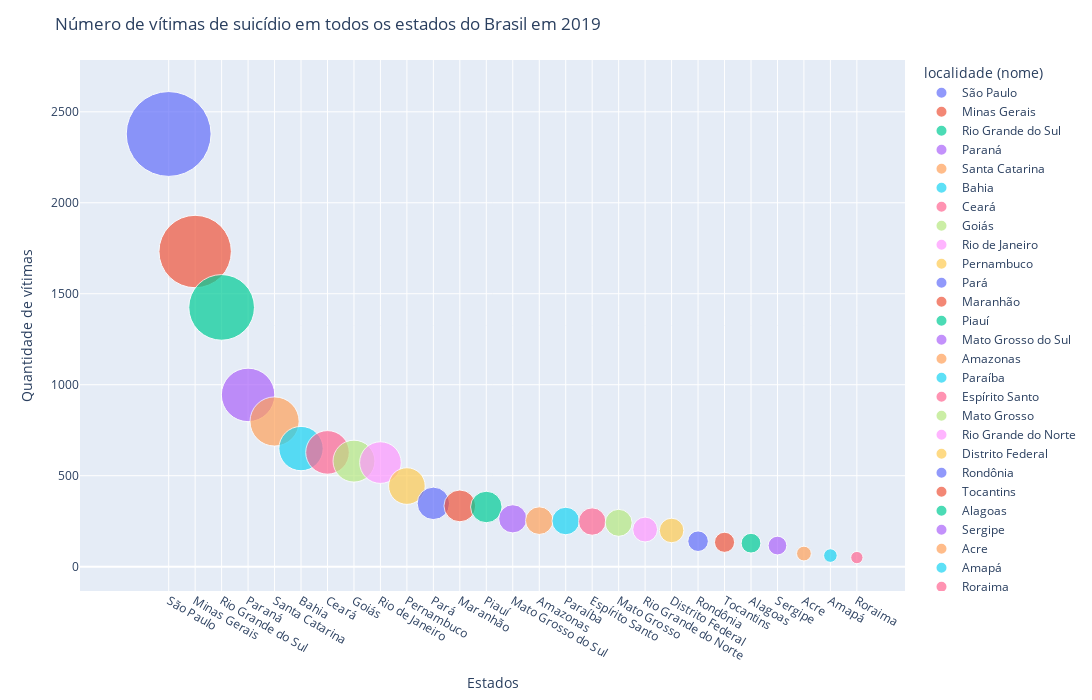

Notebook code for this chart:
### Markdown cell above
Gerando o gráfico

### Code cell
# Gráfico 1

nm_coluna_x = "localidade (nome)"
nm_coluna_y = "Ano"
qtde_municipios = 27
data_analise = df_2019.iloc[0]['data']

df_sorted = df_2019.sort_values('Ano', ascending=False)

fig = px.scatter(df_sorted.head(qtde_municipios),
x = nm_coluna_x,
y = nm_coluna_y,
size = nm_coluna_y,
color = nm_coluna_x,
hover_name = nm_coluna_x,
size_max = 60)

fig.update_layout(
title = "Número de vítimas de suicídio em todos os estados do Brasil em 2019 ",
xaxis_title = "Estados",
yaxis_title = "Quantidade de vítimas",
width = 1200, height= 700)
fig.show()

### Figure 1 — Plotly figure (JSON) as saved in the notebook; plotly's stock layout.template omitted (floating-point values rounded to 4 significant figures)
{"data": [{"hovertemplate": "<b>%{hovertext}</b><br><br>localidade (nome)=%{x}<br>Ano=%{marker.size}<extra></extra>", "hovertext": ["São Paulo"], "legendgroup": "São Paulo", "marker": {"color": "#636efa", "size": [2378], "sizemode": "area", "sizeref": 0.6606, "symbol": "circle"}, "mode": "markers", "name": "São Paulo", "orientation": "v", "showlegend": true, "type": "scatter", "x": ["São Paulo"], "xaxis": "x", "y": [2378], "yaxis": "y"}, {"hovertemplate": "<b>%{hovertext}</b><br><br>localidade (nome)=%{x}<br>Ano=%{marker.size}<extra></extra>", "hovertext": ["Minas Gerais"], "legendgroup": "Minas Gerais", "marker": {"color": "#EF553B", "size": [1732], "sizemode": "area", "sizeref": 0.6606, "symbol": "circle"}, "mode": "markers", "name": "Minas Gerais", "orientation": "v", "showlegend": true, "type": "scatter", "x": ["Minas Gerais"], "xaxis": "x", "y": [1732], "yaxis": "y"}, {"hovertemplate": "<b>%{hovertext}</b><br><br>localidade (nome)=%{x}<br>Ano=%{marker.size}<extra></extra>", "hovertext": ["Rio Grande do Sul"], "legendgroup": "Rio Grande do Sul", "marker": {"color": "#00cc96", "size": [1425], "sizemode": "area", "sizeref": 0.6606, "symbol": "circle"}, "mode": "markers", "name": "Rio Grande do Sul", "orientation": "v", "showlegend": true, "type": "scatter", "x": ["Rio Grande do Sul"], "xaxis": "x", "y": [1425], "yaxis": "y"}, {"hovertemplate": "<b>%{hovertext}</b><br><br>localidade (nome)=%{x}<br>Ano=%{marker.size}<extra></extra>", "hovertext": ["Paraná"], "legendgroup": "Paraná", "marker": {"color": "#ab63fa", "size": [944], "sizemode": "area", "sizeref": 0.6606, "symbol": "circle"}, "mode": "markers", "name": "Paraná", "orientation": "v", "showlegend": true, "type": "scatter", "x": ["Paraná"], "xaxis": "x", "y": [944], "yaxis": "y"}, {"hovertemplate": "<b>%{hovertext}</b><br><br>localidade (nome)=%{x}<br>Ano=%{marker.size}<extra></extra>", "hovertext": ["Santa Catarina"], "legendgroup": "Santa Catarina", "marker": {"color": "#FFA15A", "size": [798], "sizemode": "area", "sizeref": 0.6606, "symbol": "circle"}, "mode": "markers", "name": "Santa Catarina", "orientation": "v", "showlegend": true, "type": "scatter", "x": ["Santa Catarina"], "xaxis": "x", "y": [798], "yaxis": "y"}, {"hovertemplate": "<b>%{hovertext}</b><br><br>localidade (nome)=%{x}<br>Ano=%{marker.size}<extra></extra>", "hovertext": ["Bahia"], "legendgroup": "Bahia", "marker": {"color": "#19d3f3", "size": [649], "sizemode": "area", "sizeref": 0.6606, "symbol": "circle"}, "mode": "markers", "name": "Bahia", "orientation": "v", "showlegend": true, "type": "scatter", "x": ["Bahia"], "xaxis": "x", "y": [649], "yaxis": "y"}, {"hovertemplate": "<b>%{hovertext}</b><br><br>localidade (nome)=%{x}<br>Ano=%{marker.size}<extra></extra>", "hovertext": ["Ceará"], "legendgroup": "Ceará", "marker": {"color": "#FF6692", "size": [628], "sizemode": "area", "sizeref": 0.6606, "symbol": "circle"}, "mode": "markers", "name": "Ceará", "orientation": "v", "showlegend": true, "type": "scatter", "x": ["Ceará"], "xaxis": "x", "y": [628], "yaxis": "y"}, {"hovertemplate": "<b>%{hovertext}</b><br><br>localidade (nome)=%{x}<br>Ano=%{marker.size}<extra></extra>", "hovertext": ["Goiás"], "legendgroup": "Goiás", "marker": {"color": "#B6E880", "size": [580], "sizemode": "area", "sizeref": 0.6606, "symbol": "circle"}, "mode": "markers", "name": "Goiás", "orientation": "v", "showlegend": true, "type": "scatter", "x": ["Goiás"], "xaxis": "x", "y": [580], "yaxis": "y"}, {"hovertemplate": "<b>%{hovertext}</b><br><br>localidade (nome)=%{x}<br>Ano=%{marker.size}<extra></extra>", "hovertext": ["Rio de Janeiro"], "legendgroup": "Rio de Janeiro", "marker": {"color": "#FF97FF", "size": [572], "sizemode": "area", "sizeref": 0.6606, "symbol": "circle"}, "mode": "markers", "name": "Rio de Janeiro", "orientation": "v", "showlegend": true, "type": "scatter", "x": ["Rio de Janeiro"], "xaxis": "x", "y": [572], "yaxis": "y"}, {"hovertemplate": "<b>%{hovertext}</b><br><br>localidade (nome)=%{x}<br>Ano=%{marker.size}<extra></extra>", "hovertext": ["Pernambuco"], "legendgroup": "Pernambuco", "marker": {"color": "#FECB52", "size": [443], "sizemode": "area", "sizeref": 0.6606, "symbol": "circle"}, "mode": "markers", "name": "Pernambuco", "orientation": "v", "showlegend": true, "type": "scatter", "x": ["Pernambuco"], "xaxis": "x", "y": [443], "yaxis": "y"}, {"hovertemplate": "<b>%{hovertext}</b><br><br>localidade (nome)=%{x}<br>Ano=%{marker.size}<extra></extra>", "hovertext": ["Pará"], "legendgroup": "Pará", "marker": {"color": "#636efa", "size": [348], "sizemode": "area", "sizeref": 0.6606, "symbol": "circle"}, "mode": "markers", "name": "Pará", "orientation": "v", "showlegend": true, "type": "scatter", "x": ["Pará"], "xaxis": "x", "y": [348], "yaxis": "y"}, {"hovertemplate": "<b>%{hovertext}</b><br><br>localidade (nome)=%{x}<br>Ano=%{marker.size}<extra></extra>", "hovertext": ["Maranhão"], "legendgroup": "Maranhão", "marker": {"color": "#EF553B", "size": [334], "sizemode": "area", "sizeref": 0.6606, "symbol": "circle"}, "mode": "markers", "name": "Maranhão", "orientation": "v", "showlegend": true, "type": "scatter", "x": ["Maranhão"], "xaxis": "x", "y": [334], "yaxis": "y"}, {"hovertemplate": "<b>%{hovertext}</b><br><br>localidade (nome)=%{x}<br>Ano=%{marker.size}<extra></extra>", "hovertext": ["Piauí"], "legendgroup": "Piauí", "marker": {"color": "#00cc96", "size": [328], "sizemode": "area", "sizeref": 0.6606, "symbol": "circle"}, "mode": "markers", "name": "Piauí", "orientation": "v", "showlegend": true, "type": "scatter", "x": ["Piauí"], "xaxis": "x", "y": [328], "yaxis": "y"}, {"hovertemplate": "<b>%{hovertext}</b><br><br>localidade (nome)=%{x}<br>Ano=%{marker.size}<extra></extra>", "hovertext": ["Mato Grosso do Sul"], "legendgroup": "Mato Grosso do Sul", "marker": {"color": "#ab63fa", "size": [263], "sizemode": "area", "sizeref": 0.6606, "symbol": "circle"}, "mode": "markers", "name": "Mato Grosso do Sul", "orientation": "v", "showlegend": true, "type": "scatter", "x": ["Mato Grosso do Sul"], "xaxis": "x", "y": [263], "yaxis": "y"}, {"hovertemplate": "<b>%{hovertext}</b><br><br>localidade (nome)=%{x}<br>Ano=%{marker.size}<extra></extra>", "hovertext": ["Amazonas"], "legendgroup": "Amazonas", "marker": {"color": "#FFA15A", "size": [253], "sizemode": "area", "sizeref": 0.6606, "symbol": "circle"}, "mode": "markers", "name": "Amazonas", "orientation": "v", "showlegend": true, "type": "scatter", "x": ["Amazonas"], "xaxis": "x", "y": [253], "yaxis": "y"}, {"hovertemplate": "<b>%{hovertext}</b><br><br>localidade (nome)=%{x}<br>Ano=%{marker.size}<extra></extra>", "hovertext": ["Paraíba"], "legendgroup": "Paraíba", "marker": {"color": "#19d3f3", "size": [251], "sizemode": "area", "sizeref": 0.6606, "symbol": "circle"}, "mode": "markers", "name": "Paraíba", "orientation": "v", "showlegend": true, "type": "scatter", "x": ["Paraíba"], "xaxis": "x", "y": [251], "yaxis": "y"}, {"hovertemplate": "<b>%{hovertext}</b><br><br>localidade (nome)=%{x}<br>Ano=%{marker.size}<extra></extra>", "hovertext": ["Espírito Santo"], "legendgroup": "Espírito Santo", "marker": {"color": "#FF6692", "size": [248], "sizemode": "area", "sizeref": 0.6606, "symbol": "circle"}, "mode": "markers", "name": "Espírito Santo", "orientation": "v", "showlegend": true, "type": "scatter", "x": ["Espírito Santo"], "xaxis": "x", "y": [248], "yaxis": "y"}, {"hovertemplate": "<b>%{hovertext}</b><br><br>localidade (nome)=%{x}<br>Ano=%{marker.size}<extra></extra>", "hovertext": ["Mato Grosso"], "legendgroup": "Mato Grosso", "marker": {"color": "#B6E880", "size": [241], "sizemode": "area", "sizeref": 0.6606, "symbol": "circle"}, "mode": "markers", "name": "Mato Grosso", "orientation": "v", "showlegend": true, "type": "scatter", "x": ["Mato Grosso"], "xaxis": "x", "y": [241], "yaxis": "y"}, {"hovertemplate": "<b>%{hovertext}</b><br><br>localidade (nome)=%{x}<br>Ano=%{marker.size}<extra></extra>", "hovertext": ["Rio Grande do Norte"], "legendgroup": "Rio Grande do Norte", "marker": {"color": "#FF97FF", "size": [204], "sizemode": "area", "sizeref": 0.6606, "symbol": "circle"}, "mode": "markers", "name": "Rio Grande do Norte", "orientation": "v", "showlegend": true, "type": "scatter", "x": ["Rio Grande do Norte"], "xaxis": "x", "y": [204], "yaxis": "y"}, {"hovertemplate": "<b>%{hovertext}</b><br><br>localidade (nome)=%{x}<br>Ano=%{marker.size}<extra></extra>", "hovertext": ["Distrito Federal"], "legendgroup": "Distrito Federal", "marker": {"color": "#FECB52", "size": [199], "sizemode": "area", "sizeref": 0.6606, "symbol": "circle"}, "mode": "markers", "name": "Distrito Federal", "orientation": "v", "showlegend": true, "type": "scatter", "x": ["Distrito Federal"], "xaxis": "x", "y": [199], "yaxis": "y"}, {"hovertemplate": "<b>%{hovertext}</b><br><br>localidade (nome)=%{x}<br>Ano=%{marker.size}<extra></extra>", "hovertext": ["Rondônia"], "legendgroup": "Rondônia", "marker": {"color": "#636efa", "size": [140], "sizemode": "area", "sizeref": 0.6606, "symbol": "circle"}, "mode": "markers", "name": "Rondônia", "orientation": "v", "showlegend": true, "type": "scatter", "x": ["Rondônia"], "xaxis": "x", "y": [140], "yaxis": "y"}, {"hovertemplate": "<b>%{hovertext}</b><br><br>localidade (nome)=%{x}<br>Ano=%{marker.size}<extra></extra>", "hovertext": ["Tocantins"], "legendgroup": "Tocantins", "marker": {"color": "#EF553B", "size": [134], "sizemode": "area", "sizeref": 0.6606, "symbol": "circle"}, "mode": "markers", "name": "Tocantins", "orientation": "v", "showlegend": true, "type": "scatter", "x": ["Tocantins"], "xaxis": "x", "y": [134], "yaxis": "y"}, {"hovertemplate": "<b>%{hovertext}</b><br><br>localidade (nome)=%{x}<br>Ano=%{marker.size}<extra></extra>", "hovertext": ["Alagoas"], "legendgroup": "Alagoas", "marker": {"color": "#00cc96", "size": [129], "sizemode": "area", "sizeref": 0.6606, "symbol": "circle"}, "mode": "markers", "name": "Alagoas", "orientation": "v", "showlegend": true, "type": "scatter", "x": ["Alagoas"], "xaxis": "x", "y": [129], "yaxis": "y"}, {"hovertemplate": "<b>%{hovertext}</b><br><br>localidade (nome)=%{x}<br>Ano=%{marker.size}<extra></extra>", "hovertext": ["Sergipe"], "legendgroup": "Sergipe", "marker": {"color": "#ab63fa", "size": [116], "sizemode": "area", "sizeref": 0.6606, "symbol": "circle"}, "mode": "markers", "name": "Sergipe", "orientation": "v", "showlegend": true, "type": "scatter", "x": ["Sergipe"], "xaxis": "x", "y": [116], "yaxis": "y"}, {"hovertemplate": "<b>%{hovertext}</b><br><br>localidade (nome)=%{x}<br>Ano=%{marker.size}<extra></extra>", "hovertext": ["Acre"], "legendgroup": "Acre", "marker": {"color": "#FFA15A", "size": [72], "sizemode": "area", "sizeref": 0.6606, "symbol": "circle"}, "mode": "markers", "name": "Acre", "orientation": "v", "showlegend": true, "type": "scatter", "x": ["Acre"], "xaxis": "x", "y": [72], "yaxis": "y"}, {"hovertemplate": "<b>%{hovertext}</b><br><br>localidade (nome)=%{x}<br>Ano=%{marker.size}<extra></extra>", "hovertext": ["Amapá"], "legendgroup": "Amapá", "marker": {"color": "#19d3f3", "size": [61], "sizemode": "area", "sizeref": 0.6606, "symbol": "circle"}, "mode": "markers", "name": "Amapá", "orientation": "v", "showlegend": true, "type": "scatter", "x": ["Amapá"], "xaxis": "x", "y": [61], "yaxis": "y"}, {"hovertemplate": "<b>%{hovertext}</b><br><br>localidade (nome)=%{x}<br>Ano=%{marker.size}<extra></extra>", "hovertext": ["Roraima"], "legendgroup": "Roraima", "marker": {"color": "#FF6692", "size": [50], "sizemode": "area", "sizeref": 0.6606, "symbol": "circle"}, "mode": "markers", "name": "Roraima", "orientation": "v", "showlegend": true, "type": "scatter", "x": ["Roraima"], "xaxis": "x", "y": [50], "yaxis": "y"}], "layout": {"height": 700, "legend": {"itemsizing": "constant", "title": {"text": "localidade (nome)"}, "tracegroupgap": 0}, "margin": {"t": 60}, "title": {"text": "Número de vítimas de suicídio em todos os estados do Brasil em 2019 "}, "width": 1200, "xaxis": {"anchor": "y", "categoryarray": ["São Paulo", "Minas Gerais", "Rio Grande do Sul", "Paraná", "Santa Catarina", "Bahia", "Ceará", "Goiás", "Rio de Janeiro", "Pernambuco", "Pará", "Maranhão", "Piauí", "Mato Grosso do Sul", "Amazonas", "Paraíba", "Espírito Santo", "Mato Grosso", "Rio Grande do Norte", "Distrito Federal", "Rondônia", "Tocantins", "Alagoas", "Sergipe", "Acre", "Amapá", "Roraima"], "categoryorder": "array", "domain": [0, 1], "title": {"text": "Estados"}}, "yaxis": {"anchor": "x", "domain": [0, 1], "title": {"text": "Quantidade de vítimas"}}}}
